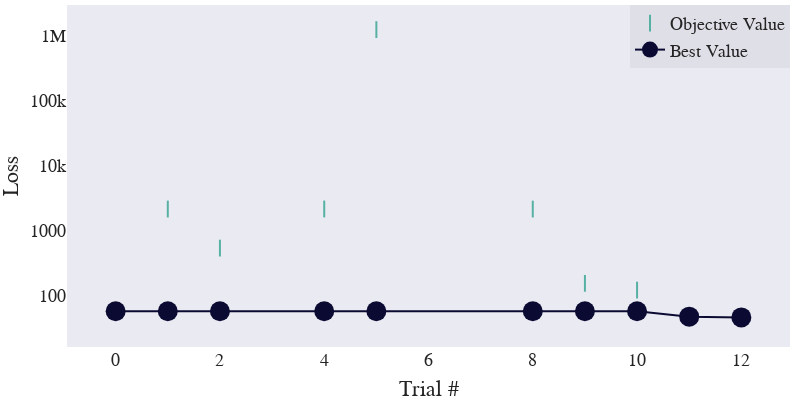

Notebook cell for this chart:
### Code cell
imp.reload(cplot)
fig = cplot.get_optimization_history_plot(study)
fig.update_layout(
    autosize=False,title_text='Optimization History', title=None, title_x=0.5, title_y=0.98, yaxis_type="log",
    template="seaborn",
    width=800,
    height=400,
    font_family="Times New Roman",
    font_size=18,
    title_font_family="Times New Roman",
    title_font_size=28,
    
     margin=dict( r=10, l=10, b=0, t=5),
    
              legend=dict(
                  bgcolor='rgba(220,220,230,0.8)',
                  orientation="v",
                yanchor="top",
                y=1,
                xanchor="right",x=1)
    )


fig.update_xaxes(showgrid=False,zeroline=False,title_text="Trial #")

fig.update_yaxes(showgrid=False,title_text="Loss",dtick=1)
with open("Optimization_Historyround2.pdf", "wb") as f:
    f.write(scope.transform(fig, format="pdf", width=800,height=500,  ))

fig

### Figure 1 — Plotly figure (JSON) as saved in the notebook; plotly's stock layout.template omitted (floating-point values rounded to 4 significant figures)
{"data": [{"marker": {"color": "rgb(11,100,200,0.1)", "line": {"color": "rgb(86, 177, 163)", "width": 2}, "size": 12, "symbol": "line-ns"}, "mode": "markers", "name": "Objective Value", "type": "scatter", "x": [0, 1, 2, 4, 5, 8, 9, 10, 11, 12], "y": [57.7, 2152.0, 539.6, 2157.0, 1236000.0, 2151.0, 154.9, 122.1, 47.59, 46.39]}, {"line": {"width": 2}, "marker": {"color": "rgb(10,10,50)", "size": 20}, "name": "Best Value", "type": "scatter", "x": [0, 1, 2, 4, 5, 8, 9, 10, 11, 12], "y": [57.7, 57.7, 57.7, 57.7, 57.7, 57.7, 57.7, 57.7, 47.59, 46.39]}], "layout": {"autosize": false, "font": {"family": "Times New Roman", "size": 18}, "height": 400, "legend": {"bgcolor": "rgba(220,220,230,0.8)", "orientation": "v", "x": 1, "xanchor": "right", "y": 1, "yanchor": "top"}, "margin": {"b": 0, "l": 10, "r": 10, "t": 5}, "title": {"font": {"family": "Times New Roman", "size": 28}, "x": 0.5, "y": 0.98}, "width": 800, "xaxis": {"autorange": true, "range": [-0.935, 12.93], "showgrid": false, "title": {"text": "Trial #"}, "type": "linear", "zeroline": false}, "yaxis": {"autorange": true, "dtick": 1, "range": [1.208, 6.473], "showgrid": false, "title": {"text": "Loss"}, "type": "log"}}}
